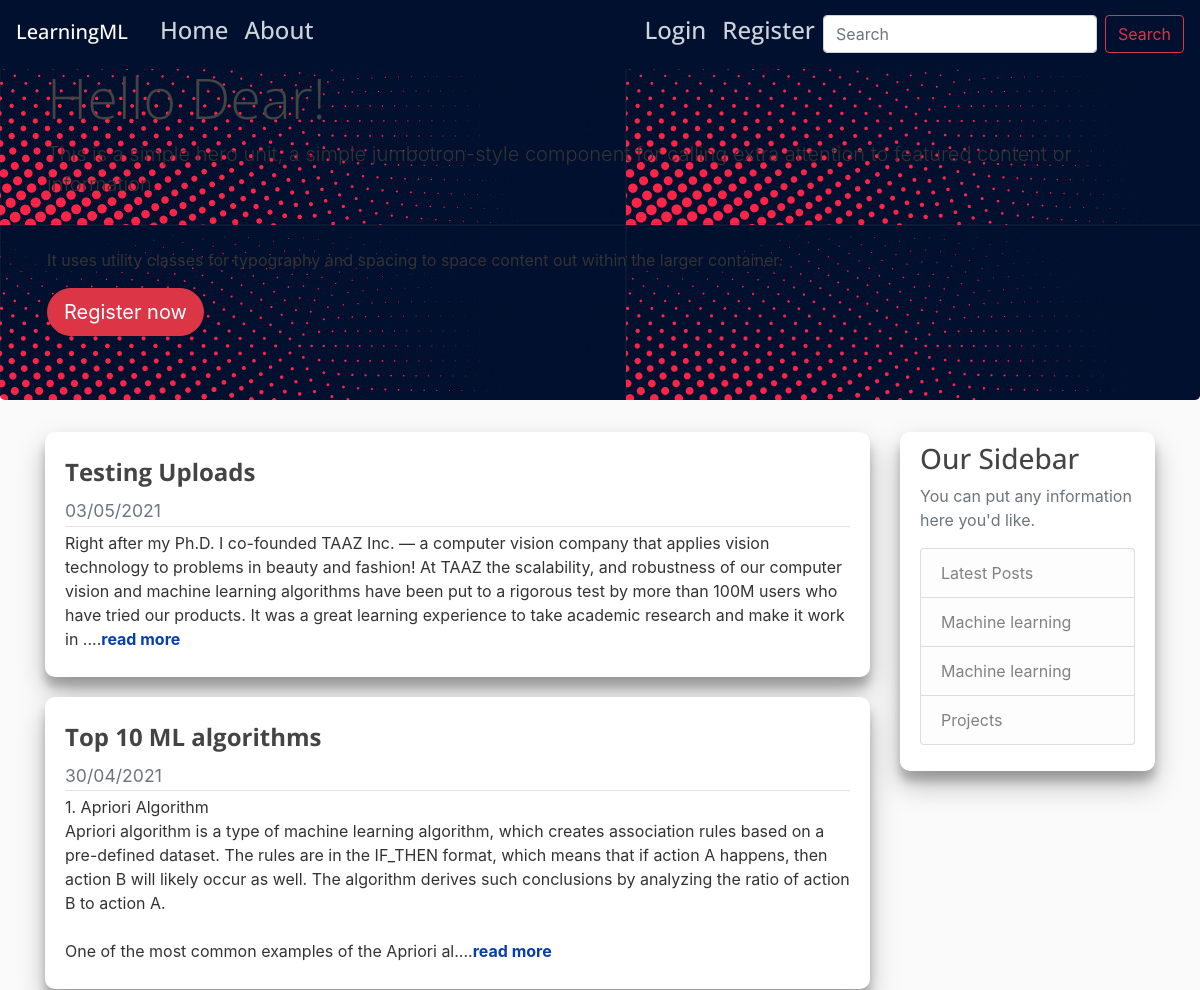
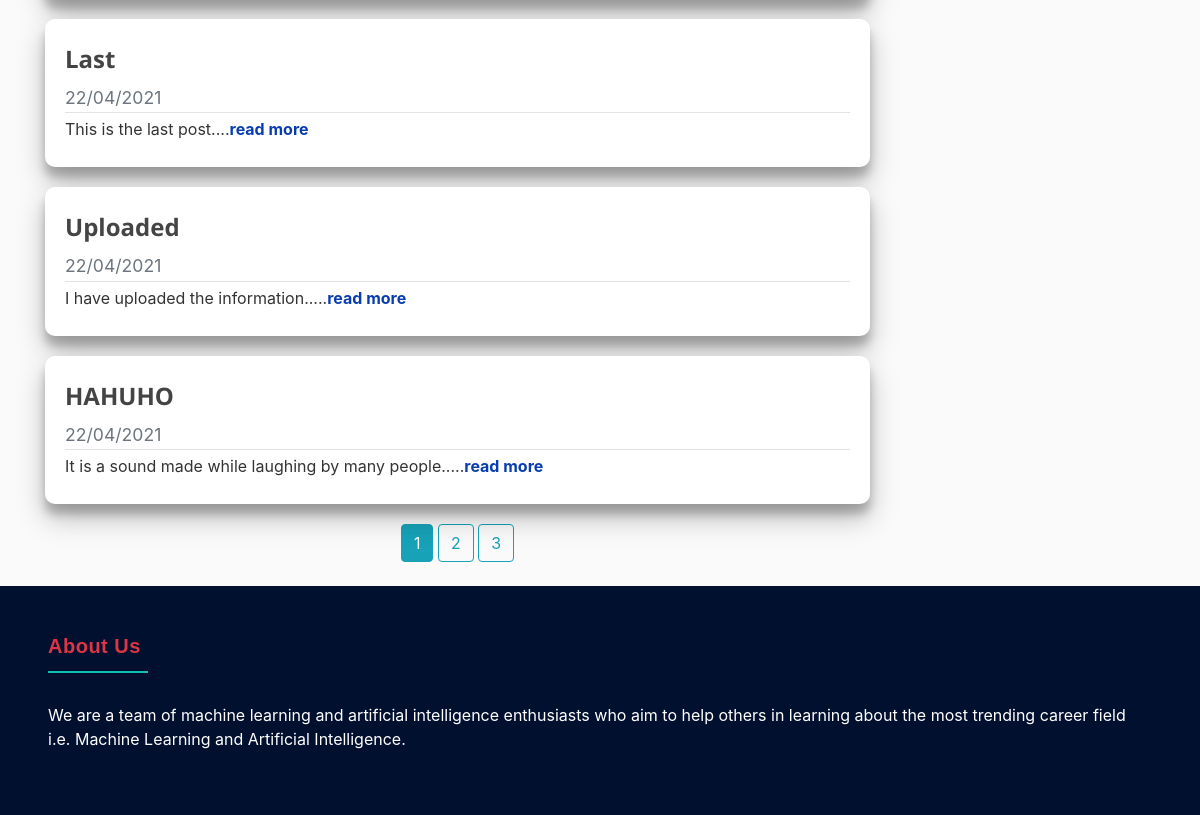
The page / on the database its author committed (2 pictures, top to bottom).
### main/models.py (models this page shows, shortened)
class Post(db.Model):
    id = Column(Integer, primary_key=True)
    title = Column(String(100), nullable=False)
    date_posted = Column(DateTime, nullable=False, default=datetime.utcnow)
    content = Column(Text, nullable=False)
    user_id = Column(Integer, ForeignKey('user.id'), nullable=False)

### main/main/routes.py (the view)
@main.route("/")
def home():
    page = request.args.get('page', 1, type=int)
    posts = Post.query.order_by(Post.date_posted.desc()).paginate(page=page, per_page=5)
    return render_template('home.html', posts=posts)

### main/Templates/home.html
{% extends "layout.html" %}
{% block head %}
    <div class="jumbotron pt-6" style="background-image: url('static/profile_pics/banner.jpg')">
        <div class="container">
          <h1 class="display-4">Hello Dear!</h1>
          <p class="lead">This is a simple hero unit, a simple jumbotron-style component for calling extra attention to featured content or information.</p>
          <hr class="my-4">
          <p>It uses utility classes for typography and spacing to space content out within the larger container.</p>
          <a class="btn btn-danger btn-lg" style="border-radius:30px" href="#" role="button">Register now</a>
        </div>
    </div>
{% endblock %}
{% block  content%}
    {% for post in posts.items %}
        <article class="container-form media content-section">
          <div class="media-body">
            <div class="article-metadata">
                <h1><a class="article-title" href="{{ url_for('posts.post', post_id=post.id) }}">{{ post.title }}</a></h1>
                <small class="text-muted">{{ post.date_posted.strftime('%d/%m/%Y') }}</small>
            </div>
              <p class="article-content">{{ post.content[0:400] }}....<a class="article-read" href="{{ url_for('posts.post', post_id=post.id) }}">read more</a></p>
          </div>
        </article>
    {% endfor %}
    <div align="center">
        {% for page_num in posts.iter_pages(left_edge=1, right_edge=1, left_current=1, right_current=2) %}
            {% if page_num %}
                {% if page_num == posts.page %}
                    <a class="btn btn-info mb-4" href="{{ url_for('main.home', page=page_num) }}">{{ page_num }}</a>
                {% else %}
                    <a class="btn btn-outline-info mb-4" href="{{ url_for('main.home', page=page_num) }}">{{ page_num }}</a>
                {% endif %}
            {% else %}
                ....
            {% endif %}
        {% endfor %}
    </div>
{% endblock content%}
{% block sidebar %}
        <div class="col-md-3" >
          <div class="container-form content-section" >
            <h3>Our Sidebar</h3>
            <p class='text-muted'>You can put any information here you'd like.
              <ul class="list-group">
                <li class="list-group-item list-group-item-light">Latest Posts</li>
                <li class="list-group-item list-group-item-light">Machine learning</li>
                <li class="list-group-item list-group-item-light">Machine learning</li>
                <li class="list-group-item list-group-item-light">Projects</li>
              </ul>
            </p>
          </div>
        </div>
{% endblock sidebar %}

### main/static/main.css (style rules this page uses)
:root { --blue: #007bff; --indigo: #6610f2; --purple: #6f42c1; --pink: #e83e8c; --red: #dc3545; --orange: #fd7e14; --yellow: #ffc107; --green: #28a745; --teal: #0085A1; --cyan: #17a2b8; --white: #fff; --gray: #6c757d; --gray-dark: #343a40; --primary: #0085A1; --secondary: #6c757d; --success: #28a745; --info: #17a2b8; --warning: #ffc107; --danger: #dc3545; --light: #f8f9fa; --dark: #343a40; --breakpoint-xs: 0; --breakpoint-sm: 576px; --breakpoint-md: 768px; --breakpoint-lg: 992px; --breakpoint-xl: 1200px; --font-family-sans-serif: -apple-system, BlinkMacSystemFont, "Segoe UI", Roboto, "Helvetica Neue", Arial, "Noto Sans", "Liberation Sans", sans-serif, "Apple Color Emoji", "Segoe UI Emoji", "Segoe UI Symbol", "Noto Color Emoji"; --font-family-monospace: SFMono-Regular, Menlo, Monaco, Consolas, "Liberation Mono", "Courier New", monospace; }
*, *::before, *::after { box-sizing: border-box; }
html { font-family: sans-serif; line-height: 1.15; -webkit-text-size-adjust: 100%; -webkit-tap-highlight-color: rgba(0, 0, 0, 0); }
article, aside, figcaption, figure, footer, header, hgroup, main, nav, section { display: block; }
hr { box-sizing: content-box; height: 0; overflow: visible; }
h1, h2, h3, h4, h5, h6 { margin-top: 0; margin-bottom: 0.5rem; }
p { margin-top: 0; margin-bottom: 1rem; }
ol, ul, dl { margin-top: 0; margin-bottom: 1rem; }
small { font-size: 110%; }
a { color: #0085A1; text-decoration: none; background-color: transparent; }
[role=button] { cursor: pointer; }
h1, h2, h3, h4, h5, h6, .h1, .h2, .h3, .h4, .h5, .h6 { margin-bottom: 0.5rem; font-family: "Open Sans", -apple-system, BlinkMacSystemFont, "Segoe UI", Roboto, "Helvetica Neue", Arial, sans-serif, "Apple Color Emoji", "Segoe UI Emoji", "Segoe UI Symbol", "Noto Color Emoji"; font-weight: 500; line-height: 1.2; }
h1, .h1 { font-size: 2.5rem; }
h3, .h3 { font-size: 1.75rem; }
.lead { font-size: 1.25rem; font-weight: 300; }
.display-4 { font-size: 3.5rem; font-weight: 300; line-height: 1.2; }
hr { margin-top: 1rem; margin-bottom: 1rem; border: 0; border-top: 1px solid rgba(0, 0, 0, 0.1); }
small, .small { font-size: 110%; font-weight: 400; }
.container, .container-fluid, .container-xl, .container-lg, .container-md, .container-sm { width: 100%; padding-right: 15px; padding-left: 15px; margin-right: auto; margin-left: auto; }
@media (min-width: 576px) { .container-sm, .container { max-width: 540px; } }
@media (min-width: 768px) { .container-md, .container-sm, .container { max-width: 720px; } }
@media (min-width: 992px) { .container-lg, .container-md, .container-sm, .container { max-width: 960px; } }
@media (min-width: 1200px) { .container-xl, .container-lg, .container-md, .container-sm, .container { max-width: 1140px; } }
body { background: #fafafa; color: #333333; }
h1, h2, h3, h4, h5, h6 { color: #444444; }
.content-section { background: #fffffh; padding: 10px 20px; border-radius: 3px; margin-bottom: 20px; }
.article-title { color: #444444; font-weight: 700; font-size: x-large; }
.article-read { color: #073db1; font-weight: 700; }
.article-content { white-space: pre-line; font-size: medium; }
.article-metadata { padding-bottom: 1px; margin-bottom: 4px; border-bottom: 1px solid #e3e3e3 }
.container-form { background-color: #fff; box-sizing: border-box; border-radius: 10px; box-shadow: 0 14px 28px rgba(0,0,0,0.25), 0 10px 10px rgba(0,0,0,0.22); position: relative; overflow: hidden; }
.jumbotron { position: relative; background:none; }
.jumbotron:after { content : ""; display: block; position: absolute; top: 0; left: 0; background-repeat: no-repeat; background-position: center; background-size: cover; width: 100%; height: 100%; opacity : 0.2; z-index: -1; }

### rows shown on the page
Post: title "Testing Uploads", date_posted "03/05/2021", content "Right after my Ph.D. I co-founded TAAZ Inc. — a computer vision company that applies vision technology to problems in beauty and fashion! At TAAZ the scalability, and robustness of our computer vision and machine learning algorithms have been put to a rigorous test by more than 100M users who have tried our products. It was a great learning experience to take academic research and make it work in"
Post: title "Top 10 ML algorithms", date_posted "30/04/2021", content "1. Apriori Algorithm Apriori algorithm is a type of machine learning algorithm, which creates association rules based on a pre-defined dataset. The rules are in the IF_THEN format, which means that if action A happens, then action B will likely occur as well. The algorithm derives such conclusions by analyzing the ratio of action B to action A. One of the most common examples of the Apriori al"
Post: title "Last", date_posted "22/04/2021", content "This is the last post"
Post: title "Uploaded", date_posted "22/04/2021", content "I have uploaded the information."
Post: title "HAHUHO", date_posted "22/04/2021", content "It is a sound made while laughing by many people."

### other values the page prints
{{ page_num }} "1"
{{ page_num }} "2" "3"
